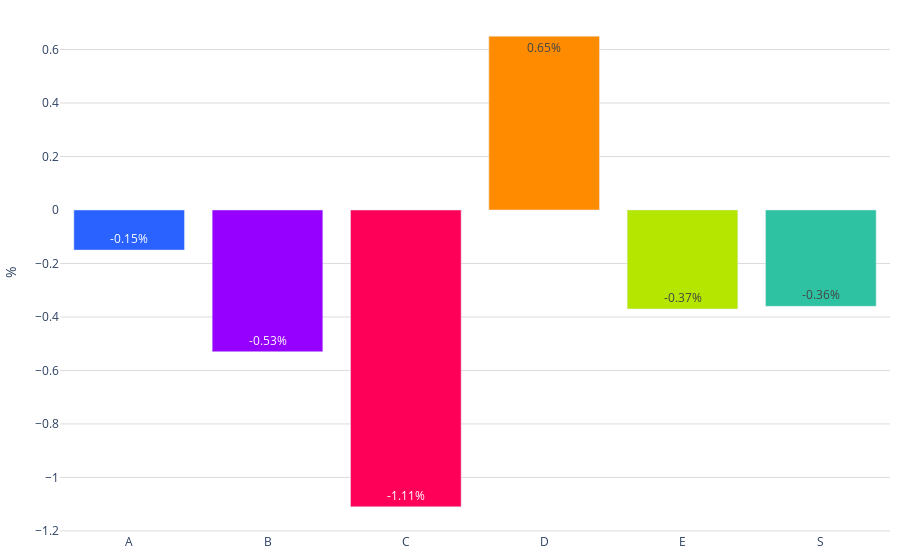

Here is the notebook cell this chart was saved with:
### Markdown cell above
## Gráfica

### Code cell
colores = ['#2962ff', '#9500ff', '#ff0059', '#ff8c00', '#b4e600', '#2EC2A2','#E50CB6']

fig = go.Figure()
fig.add_trace(go.Bar(
    x=suma_por_letra_segmento['letra_segmento'],
    y=suma_por_letra_segmento['cambio_porcentual'],
    base=0,
    marker_color=[colores[i % len(colores)] for i in range(len(suma_por_letra_segmento))],  # Usar los colores definidos
    text=suma_por_letra_segmento['cambio_porcentual'],  # Usar los porcentajes como texto
    textposition='inside',  # Mostrar el texto dentro de las barras
    texttemplate='%{text}%',  # Formato del texto
    hoverinfo='none',  # No mostrar información al pasar el cursor
))
fig.update_layout(
    #title='Variación Trimestral de % (2022-2023)',
    #xaxis_title='Segmentos',
    yaxis_title='%',
    yaxis=dict(gridcolor='#dddcda'),
    plot_bgcolor='rgba(0,0,0,0)',margin=dict(l=10, r=10, t=10, b=10),  # Ajusta los márgenes (left, right, top, bottom)        
)
# Exportar gráfica como archivo HTML
def guardar_grafico_como_html(fig, nombre_archivo, carpeta='assets/graficas'):
    # Crear la carpeta si no existe
    if not os.path.exists(carpeta):
        os.makedirs(carpeta)
    
    # Gráfica como archivo HTML en la carpeta especificada
    pio.write_html(fig, f'{carpeta}/{nombre_archivo}.html')

# Exportar
guardar_grafico_como_html(fig, 'g_bar_precio_segmento_tendencia', carpeta='assets/graficas')
fig.show()

### Figure 1 — Plotly figure (JSON) as saved in the notebook; plotly's stock layout.template omitted (floating-point values rounded to 4 significant figures)
{"data": [{"base": 0, "hoverinfo": "none", "marker": {"color": ["#2962ff", "#9500ff", "#ff0059", "#ff8c00", "#b4e600", "#2EC2A2"]}, "text": [-0.15, -0.53, -1.11, 0.65, -0.37, -0.36], "textposition": "inside", "texttemplate": "%{text}%", "type": "bar", "x": ["A", "B", "C", "D", "E", "S"], "y": [-0.15, -0.53, -1.11, 0.65, -0.37, -0.36]}], "layout": {"margin": {"b": 10, "l": 10, "r": 10, "t": 10}, "plot_bgcolor": "rgba(0,0,0,0)", "yaxis": {"gridcolor": "#dddcda", "title": {"text": "%"}}}}
